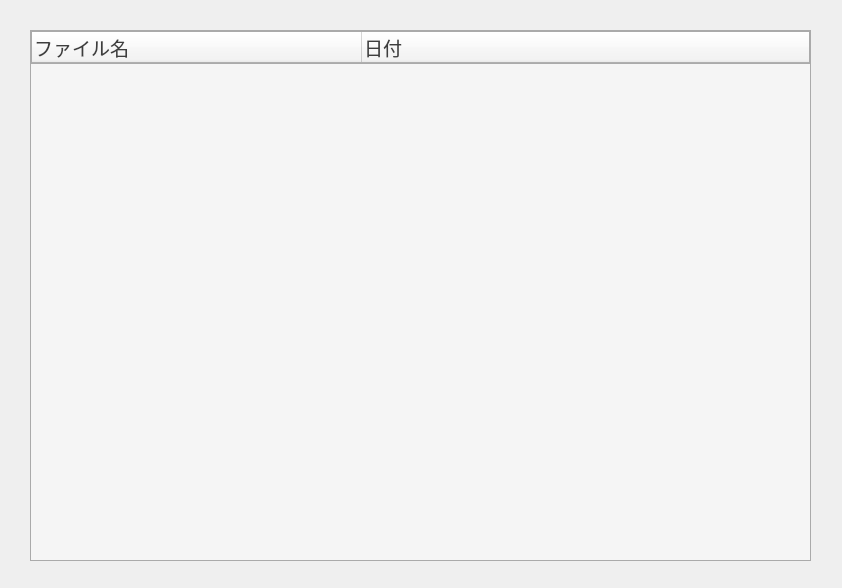
<?xml version="1.0" encoding="UTF-8"?>
<ui version="4.0">
 <class>past_result</class>
 <widget class="QWidget" name="past_result">
  <property name="geometry">
   <rect>
    <x>0</x>
    <y>0</y>
    <width>842</width>
    <height>588</height>
   </rect>
  </property>
  <property name="minimumSize">
   <size>
    <width>842</width>
    <height>588</height>
   </size>
  </property>
  <property name="windowTitle">
   <string>Form</string>
  </property>
  <property name="styleSheet">
   <string notr="true"/>
  </property>
  <widget class="QWidget" name="horizontalLayoutWidget">
   <property name="geometry">
    <rect>
     <x>30</x>
     <y>30</y>
     <width>781</width>
     <height>531</height>
    </rect>
   </property>
   <layout class="QHBoxLayout" name="horizontalLayout">
    <item>
     <widget class="QTreeWidget" name="past_result_tree_widget">
      <property name="sizePolicy">
       <sizepolicy hsizetype="Expanding" vsizetype="Expanding">
        <horstretch>0</horstretch>
        <verstretch>0</verstretch>
       </sizepolicy>
      </property>
      <property name="sizeIncrement">
       <size>
        <width>0</width>
        <height>0</height>
       </size>
      </property>
      <property name="baseSize">
       <size>
        <width>0</width>
        <height>0</height>
       </size>
      </property>
      <property name="font">
       <font>
        <pointsize>14</pointsize>
        <weight>50</weight>
        <italic>false</italic>
        <bold>false</bold>
       </font>
      </property>
      <property name="statusTip">
       <string/>
      </property>
      <property name="whatsThis">
       <string/>
      </property>
      <property name="autoFillBackground">
       <bool>false</bool>
      </property>
      <property name="styleSheet">
       <string notr="true">color: #3e3e3e;
background-color: #f5f5f5;
alternate-background-color: #ffffff;
border: 0.5px solid #aaaaaa;
font: 14pt;
</string>
      </property>
      <property name="frameShape">
       <enum>QFrame::StyledPanel</enum>
      </property>
      <property name="frameShadow">
       <enum>QFrame::Sunken</enum>
      </property>
      <property name="lineWidth">
       <number>1</number>
      </property>
      <property name="midLineWidth">
       <number>0</number>
      </property>
      <property name="sizeAdjustPolicy">
       <enum>QAbstractScrollArea::AdjustIgnored</enum>
      </property>
      <property name="alternatingRowColors">
       <bool>true</bool>
      </property>
      <property name="selectionBehavior">
       <enum>QAbstractItemView::SelectRows</enum>
      </property>
      <property name="indentation">
       <number>0</number>
      </property>
      <property name="uniformRowHeights">
       <bool>false</bool>
      </property>
      <property name="sortingEnabled">
       <bool>false</bool>
      </property>
      <property name="animated">
       <bool>false</bool>
      </property>
      <property name="allColumnsShowFocus">
       <bool>false</bool>
      </property>
      <property name="wordWrap">
       <bool>false</bool>
      </property>
      <property name="headerHidden">
       <bool>false</bool>
      </property>
      <property name="columnCount">
       <number>2</number>
      </property>
      <attribute name="headerVisible">
       <bool>true</bool>
      </attribute>
      <attribute name="headerCascadingSectionResizes">
       <bool>true</bool>
      </attribute>
      <attribute name="headerDefaultSectionSize">
       <number>330</number>
      </attribute>
      <attribute name="headerHighlightSections">
       <bool>true</bool>
      </attribute>
      <attribute name="headerMinimumSectionSize">
       <number>18</number>
      </attribute>
      <attribute name="headerShowSortIndicator" stdset="0">
       <bool>false</bool>
      </attribute>
      <attribute name="headerStretchLastSection">
       <bool>true</bool>
      </attribute>
      <column>
       <property name="text">
        <string>ファイル名</string>
       </property>
       <property name="font">
        <font>
         <pointsize>14</pointsize>
         <kerning>true</kerning>
        </font>
       </property>
      </column>
      <column>
       <property name="text">
        <string>日付</string>
       </property>
       <property name="font">
        <font>
         <pointsize>14</pointsize>
         <kerning>true</kerning>
        </font>
       </property>
      </column>
     </widget>
    </item>
   </layout>
  </widget>
 </widget>
 <resources/>
 <connections/>
</ui>
